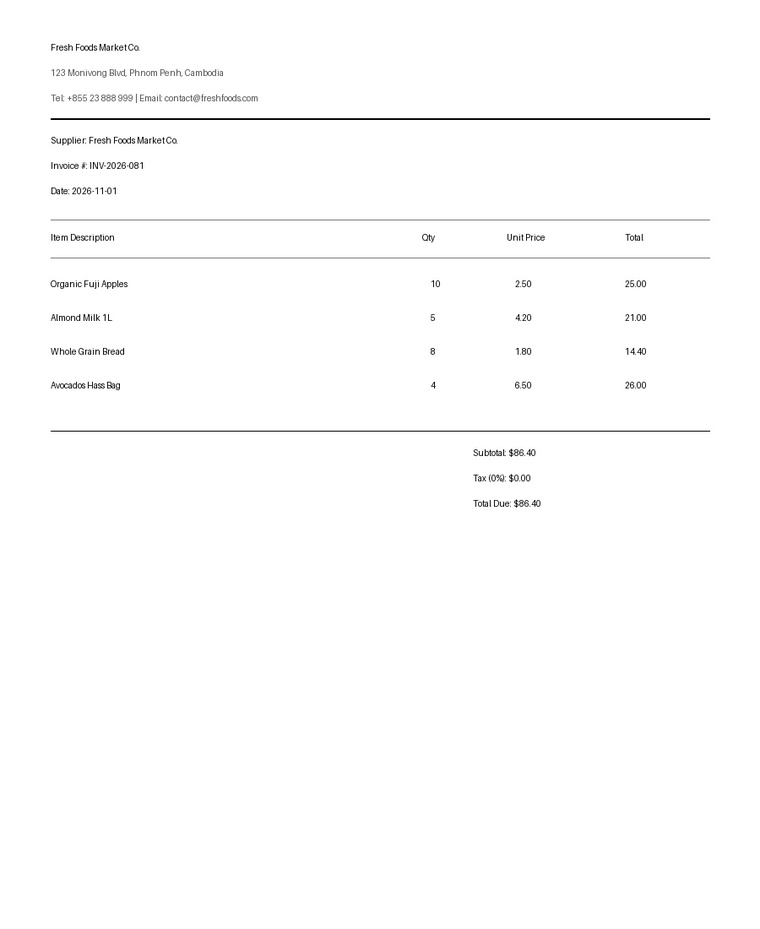
#> input picture sample_invoices/sample_1_grocery_standard.jpg, 760 x 929 px, shrunk from 900 x 1100 before the run; its folder holds only this picture in this run
$ python -i image_processing.py   (imports and definitions only)
#> lines starting #> are read from the running program, lines starting #| are printed output that depends on the picture; after the words box and inside, x2 and y2 are one past the last pixel; in counts of white or black regions, pixels touching at a corner belong together
"""
Reusable OpenCV image preprocessing functions for StockLens invoice OCR.
All functions preserve original image arrays without in-place mutation.
"""

import io
import logging
from pathlib import Path
from typing import Any, Dict, Optional, Tuple, Union
import cv2
import numpy as np
from PIL import Image

from app.core.exceptions import CorruptedImageError, ImageProcessingError

logger = logging.getLogger(__name__)


def read_image(source: Union[str, Path, bytes, np.ndarray]) -> np.ndarray:
    """
    Reads an image from bytes, a file path (handling non-ASCII/Windows paths),
    or returns an independent copy if an ndarray is provided.

    Guarantees the returned array is a fresh BGR image and keeps source unchanged.
    """
    try:
        if isinstance(source, np.ndarray):
            if source.size == 0 or source.shape[0] == 0 or source.shape[1] == 0:
                raise ValueError("Input numpy array has invalid or zero dimensions.")
            return source.copy()

        if isinstance(source, bytes):
            if len(source) == 0:
                raise ValueError("Input bytes are empty.")
            arr = np.frombuffer(source, np.uint8)
            img = cv2.imdecode(arr, cv2.IMREAD_COLOR)
            if img is None:
                raise ValueError("Failed to decode image from bytes.")
            return img

        if isinstance(source, (str, Path)):
            path_str = str(source)
            if not Path(path_str).is_file():
                raise FileNotFoundError(f"Image file does not exist: {path_str}")
            # Use np.fromfile to safely support Unicode/Windows file paths
            data = np.fromfile(path_str, dtype=np.uint8)
            img = cv2.imdecode(data, cv2.IMREAD_COLOR)
            if img is None:
                raise ValueError(f"Failed to decode image from path: {path_str}")
            return img

        raise TypeError(f"Unsupported image source type: {type(source).__name__}")
    except Exception as e:
        logger.error(f"Error reading image: {e}")
        raise CorruptedImageError(f"Could not read or decode image: {e}")


def to_grayscale(img: np.ndarray) -> np.ndarray:
    """
    Converts a color BGR or BGRA image to single-channel 8-bit grayscale.
    If the image is already grayscale, returns a fresh copy.
    The original image is never modified.
    """
    if not isinstance(img, np.ndarray):
        raise TypeError("Input must be a numpy ndarray.")

    if img.ndim == 2:
        return img.copy()

    if img.ndim == 3:
        channels = img.shape[2]
        if channels == 1:
            return img[:, :, 0].copy()
        if channels == 3:
            return cv2.cvtColor(img, cv2.COLOR_BGR2GRAY)
        if channels == 4:
            return cv2.cvtColor(img, cv2.COLOR_BGRA2GRAY)

    raise ValueError(f"Unexpected image dimensions for grayscale conversion: {img.shape}")


def reduce_noise(
    img: np.ndarray,
    method: str = "gaussian",
    kernel_size: int = 3,
) -> np.ndarray:
    """
    Applies noise reduction to an image.
    Supported methods:
      - 'gaussian': Gaussian blur (fast, smooths high-frequency noise)
      - 'median': Median blur (excellent for salt-and-pepper noise)
      - 'bilateral': Bilateral filter (smooths noise while preserving crisp text edges)

    The original image is never modified.
    """
    if not isinstance(img, np.ndarray):
        raise TypeError("Input must be a numpy ndarray.")

    # Kernel size must be positive and odd
    k = max(1, kernel_size)
    if k % 2 == 0:
        k += 1

    method_clean = method.lower().strip()
    if method_clean == "gaussian":
        return cv2.GaussianBlur(img, (k, k), 0)
    elif method_clean == "median":
        return cv2.medianBlur(img, k)
    elif method_clean == "bilateral":
        # Bilateral filter works on 8-bit single-channel or 3-channel
        d = max(5, k * 2)
        return cv2.bilateralFilter(img, d=d, sigmaColor=75, sigmaSpace=75)
    else:
        raise ValueError(f"Unknown noise reduction method: '{method}'. Use 'gaussian', 'median', or 'bilateral'.")


def apply_threshold(
    img: np.ndarray,
    method: str = "otsu",
    block_size: int = 11,
    c: int = 2,
) -> np.ndarray:
    """
    Applies thresholding to binarize the image for optimal OCR recognition.
    Supported methods:
      - 'otsu': Otsu's automatic thresholding (calculates optimum global threshold)
      - 'adaptive': Adaptive Gaussian thresholding (handles uneven lighting across receipts/invoices)
      - 'binary': Simple binary thresholding at midpoint 127

    If input has multiple channels, it will be automatically converted to grayscale
    without mutating the input array.
    """
    if not isinstance(img, np.ndarray):
        raise TypeError("Input must be a numpy ndarray.")

    gray = to_grayscale(img)
    method_clean = method.lower().strip()

    if method_clean == "otsu":
        _, thresh = cv2.threshold(gray, 0, 255, cv2.THRESH_BINARY + cv2.THRESH_OTSU)
        return thresh
    elif method_clean == "adaptive":
        bs = max(3, block_size)
        if bs % 2 == 0:
            bs += 1
        return cv2.adaptiveThreshold(
            gray, 255, cv2.ADAPTIVE_THRESH_GAUSSIAN_C, cv2.THRESH_BINARY, bs, c
        )
    elif method_clean == "binary":
        _, thresh = cv2.threshold(gray, 127, 255, cv2.THRESH_BINARY)
        return thresh
    else:
        raise ValueError(f"Unknown thresholding method: '{method}'. Use 'otsu', 'adaptive', or 'binary'.")


def improve_contrast(
    img: np.ndarray,
    method: str = "clahe",
    clip_limit: float = 2.0,
    tile_grid_size: Tuple[int, int] = (8, 8),
) -> np.ndarray:
    """
    Enhances contrast across the image.
    Supported methods:
      - 'clahe': Contrast Limited Adaptive Histogram Equalization (prevents noise amplification)
      - 'histogram_equalization': Standard global histogram equalization

    Supports both grayscale and BGR color images without mutating the input.
    """
    if not isinstance(img, np.ndarray):
        raise TypeError("Input must be a numpy ndarray.")

    method_clean = method.lower().strip()

    if img.ndim == 2 or (img.ndim == 3 and img.shape[2] == 1):
        gray = img[:, :, 0] if img.ndim == 3 else img
        if method_clean == "clahe":
            clahe = cv2.createCLAHE(clipLimit=clip_limit, tileGridSize=tile_grid_size)
            return clahe.apply(gray)
        elif method_clean in ("histogram_equalization", "hist_eq"):
            return cv2.equalizeHist(gray)
        else:
            raise ValueError(f"Unknown contrast enhancement method: '{method}'.")

    # For 3-channel color images
    if img.ndim == 3 and img.shape[2] == 3:
        if method_clean == "clahe":
            lab = cv2.cvtColor(img, cv2.COLOR_BGR2LAB)
            l, a, b = cv2.split(lab)
            clahe = cv2.createCLAHE(clipLimit=clip_limit, tileGridSize=tile_grid_size)
            cl = clahe.apply(l)
            merged = cv2.merge((cl, a, b))
            return cv2.cvtColor(merged, cv2.COLOR_LAB2BGR)
        elif method_clean in ("histogram_equalization", "hist_eq"):
            yuv = cv2.cvtColor(img, cv2.COLOR_BGR2YUV)
            yuv[:, :, 0] = cv2.equalizeHist(yuv[:, :, 0])
            return cv2.cvtColor(yuv, cv2.COLOR_YUV2BGR)
        else:
            raise ValueError(f"Unknown contrast enhancement method: '{method}'.")

    raise ValueError(f"Unsupported image shape for contrast improvement: {img.shape}")


def correct_rotation(
    img: np.ndarray,
    max_angle: float = 45.0,
) -> Tuple[np.ndarray, float]:
    """
    Detects skew angle in text lines and deskews the image when practical.
    Uses minimum bounding area rectangle of thresholded text components.

    Returns:
        Tuple of (deskewed_image: np.ndarray, corrected_angle_degrees: float).
        If angle is negligible (< 0.2 deg) or exceeds max_angle, returns (copy, 0.0).
    """
    if not isinstance(img, np.ndarray):
        raise TypeError("Input must be a numpy ndarray.")

    try:
        gray = to_grayscale(img)
        # Invert Otsu threshold so text/ink pixels are foreground (white = 255)
        _, thresh = cv2.threshold(gray, 0, 255, cv2.THRESH_BINARY_INV + cv2.THRESH_OTSU)

        # Find coordinates of all text/ink pixels
        pts = np.column_stack(np.where(thresh > 0))
        if len(pts) < 100:
            # Insufficient text content to determine rotation reliably
            return img.copy(), 0.0

        # Compute minimum area bounding box
        rect = cv2.minAreaRect(pts)
        angle = rect[-1]

        # Determine skew angle based on OpenCV angle conventions
        # minAreaRect returns angle in [-90, 0)
        if angle < -45:
            skew_angle = -(90 + angle)
        elif angle > 45:
            skew_angle = -(angle - 90)
        else:
            skew_angle = -angle

        # If angle is beyond realistic invoice tilt or negligible, do not rotate
        if abs(skew_angle) > max_angle or abs(skew_angle) < 0.2:
            return img.copy(), 0.0

        (h, w) = img.shape[:2]
        center = (w // 2, h // 2)
        rotation_matrix = cv2.getRotationMatrix2D(center, skew_angle, 1.0)
        rotated = cv2.warpAffine(
            img,
            rotation_matrix,
            (w, h),
            flags=cv2.INTER_CUBIC,
            borderMode=cv2.BORDER_REPLICATE,
        )
        return rotated, float(skew_angle)
    except Exception as e:
        logger.warning(f"Rotation correction skipped due to error: {e}")
        return img.copy(), 0.0


def preprocess_invoice_image(
    source: Union[str, Path, bytes, np.ndarray],
) -> Dict[str, Any]:
    """
    Full OpenCV preprocessing pipeline preparing an invoice image for OCR:
    1. Read and validate raw image.
    2. Correct skew and rotation.
    3. Convert to grayscale.
    4. Enhance contrast using CLAHE.
    5. Reduce noise using Gaussian filter.
    6. Apply Otsu binarization.

    Returns:
        Dictionary with:
          - 'processed_image': final binary image ready for OCR
          - 'grayscale_image': contrast-enhanced grayscale image
          - 'deskewed_image': rotated image
          - 'rotation_angle': detected and applied rotation angle
          - 'original_shape': dimensions of original image (H, W, C)
    """
    try:
        # Step 1: Read image
        original = read_image(source)
        original_shape = original.shape

        # Step 2: Correct rotation
        deskewed, angle = correct_rotation(original)

        # Step 3: Convert to grayscale
        gray = to_grayscale(deskewed)

        # Step 4: Enhance contrast
        enhanced_gray = improve_contrast(gray, method="clahe")

        # Step 5: Reduce noise
        denoised = reduce_noise(enhanced_gray, method="gaussian", kernel_size=3)

        # Step 6: Binarization / Thresholding
        binary = apply_threshold(denoised, method="otsu")

        return {
            "processed_image": binary,
            "grayscale_image": enhanced_gray,
            "deskewed_image": deskewed,
            "rotation_angle": angle,
            "original_shape": original_shape,
        }
    except Exception as e:
        logger.error(f"Invoice image preprocessing failed: {e}")
        raise ImageProcessingError(f"Invoice preprocessing failed: {e}")


# [12 lines left out: function validate_and_load_image, not called in this run]

>>> import cv2
>>> picture = cv2.imread('../../../sample_invoices/sample_1_grocery_standard.jpg')
#> picture is the input picture: shape (929, 760, 3); min 0, max 255, mean 252.9
>>> result = preprocess_invoice_image(picture)
#> in correct_rotation, `_, thresh = cv2.threshold(gray, 0, 255, cv2.THRESH_BINARY_INV + cv2.TH..`:
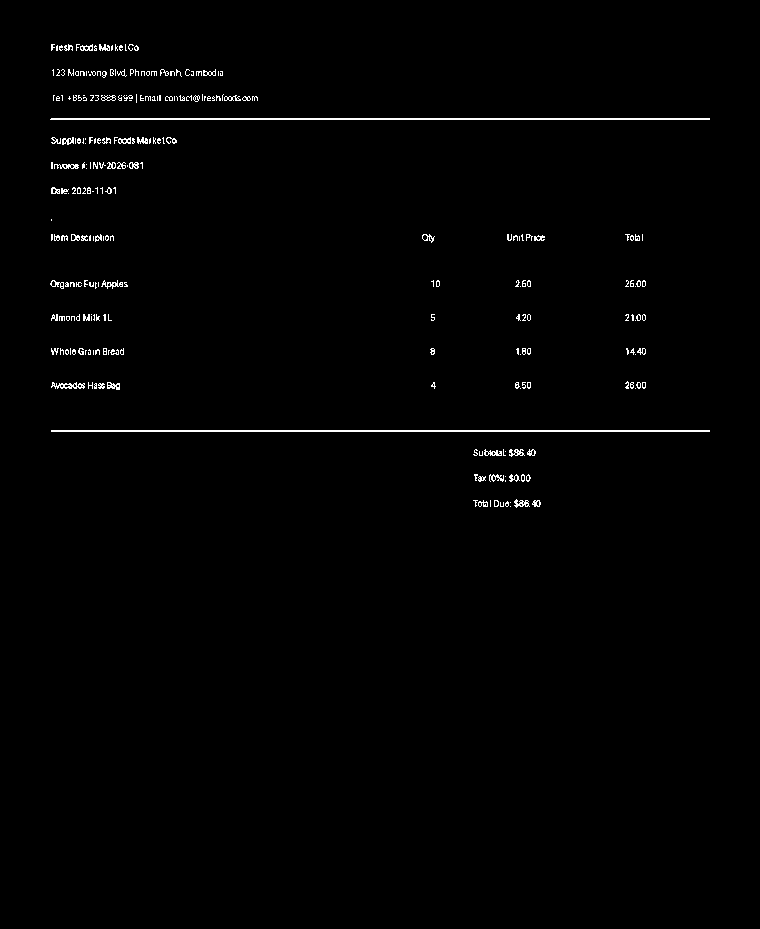
#> thresh: shape (929, 760); 1% white in thin lines or dots, all inside (x1, y1, x2, y2) = (50, 44, 710, 508)
#> in correct_rotation, `pts = np.column_stack(np.where(thresh > 0))`: pts = 7226 pairs, first value 44 to 507, second value 50 to 709
#> in correct_rotation, `rect = cv2.minAreaRect(pts)`: rect = ((284, 374), (414.6, 701.9), -7.31)
#> in correct_rotation, `angle = rect[-1]`: angle = -7.31
#> in correct_rotation, `skew_angle = -angle`: skew_angle = 7.31
#> in correct_rotation, `rotation_matrix = cv2.getRotationMatrix2D(center, skew_angle, 1.0)`: rotation_matrix = [[0.992, 0.127, -55.94], [-0.127, 0.992, 52.11]]
#> in correct_rotation, `rotated = cv2.warpAffine( img, rotation_matrix, (w, h), flags=cv2.INTE..`:
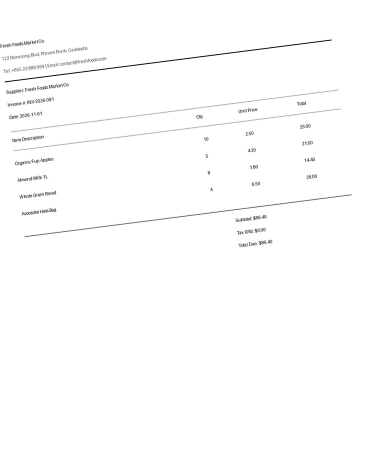
#> rotated: shape (929, 760, 3) (shown at 1/2 size); min 0, max 255, mean 252.9
#> in preprocess_invoice_image, `deskewed, angle = correct_rotation(original)`: angle = 7.31
#> in apply_threshold, `_, thresh = cv2.threshold(gray, 0, 255, cv2.THRESH_BINARY + cv2.THRESH..`:
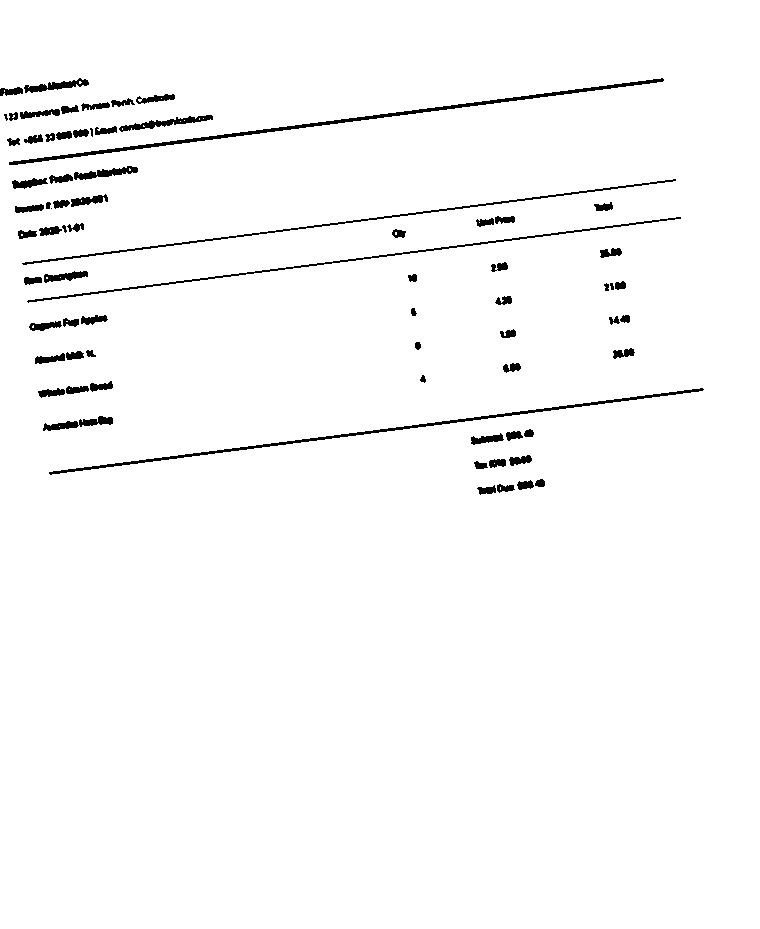
#> thresh: shape (929, 760); 97.8% white; 74 black regions (3 under 20 px), largest, box (x1, y1, x2, y2) and area: (9, 78, 664, 165) 2317, (49, 388, 704, 475) 1881, (22, 179, 676, 265) 1322
#> result = 5 items
